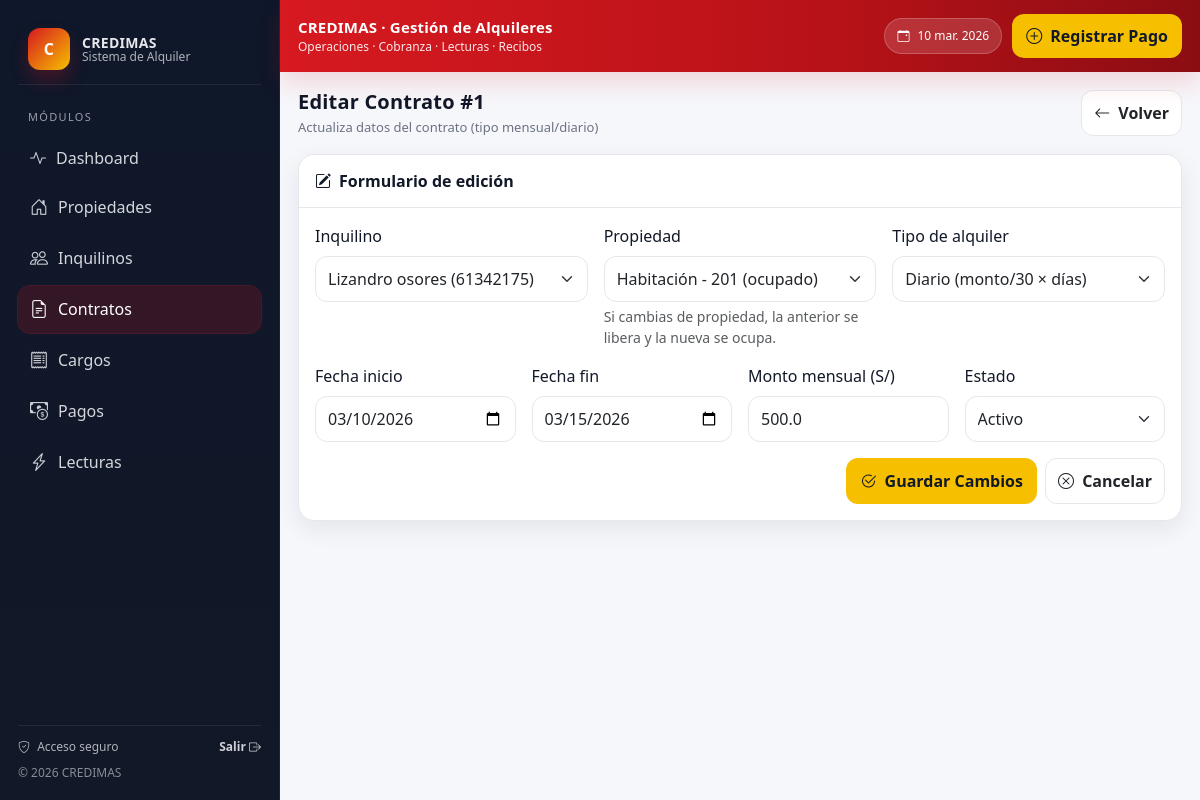
Page /contratos/1/editar on the committed database.
### models.py (models this page shows)
class Contrato(Base):
    __tablename__ = "contratos"
    id = Column(Integer, primary_key=True, index=True)
    propiedad_id = Column(Integer, ForeignKey("propiedades.id"))
    inquilino_id = Column(Integer, ForeignKey("inquilinos.id"))
    fecha_inicio = Column(Date, nullable=False)
    fecha_fin = Column(Date, nullable=False)
    monto_mensual = Column(Float, default=0.0)
    estado = Column(String, default="Activo")  # Activo/Inactivo
    tipo_alquiler = Column(String, default="mensual")
    propiedad = relationship("Propiedad", back_populates="contratos")
    inquilino = relationship("Inquilino", back_populates="contratos")
    cargos = relationship("Cargo", back_populates="contrato")
    pagos = relationship("Pago", back_populates="contrato")
    lecturas = relationship("Lectura", back_populates="contrato")

class Inquilino(Base):
    __tablename__ = "inquilinos"
    id = Column(Integer, primary_key=True, index=True)
    dni = Column(String, unique=True, index=True, nullable=False)
    nombre = Column(String, nullable=False)
    telefono = Column(String, default="")
    whatsapp = Column(String, default="")
    estado = Column(String, default="Activo")
    contratos = relationship("Contrato", back_populates="inquilino")

class Propiedad(Base):
    __tablename__ = "propiedades"
    id = Column(Integer, primary_key=True, index=True)
    tipo = Column(String, nullable=False)
    numero = Column(String, nullable=False)
    precio = Column(Float, default=0.0)
    estado = Column(String, default="libre")  # libre/ocupado
    contratos = relationship("Contrato", back_populates="propiedad")

### main.py (the view)
@app.get("/contratos/{contrato_id}/editar", response_class=HTMLResponse)
def contratos_editar(request: Request, contrato_id: int):
    db = SessionLocal()
    try:
        c = db.query(Contrato).options(
            joinedload(Contrato.propiedad),
            joinedload(Contrato.inquilino),
        ).filter(Contrato.id == contrato_id).first()
        if not c:
            raise HTTPException(404, "Contrato no encontrado")
        propiedades = db.query(Propiedad).order_by(Propiedad.id.desc()).all()
        inquilinos = db.query(Inquilino).order_by(Inquilino.id.desc()).all()
        return templates.TemplateResponse("contrato_editar.html", {
            "request": request,
            "c": c,
            "propiedades": propiedades,
            "inquilinos": inquilinos
        })
    finally:
        db.close()

### templates/contrato_editar.html (shortened to what this page needs)
{% extends "base.html" %}
{% block content %}
<div class="page-header">
  <div>
    <h1 class="page-title">Editar Contrato #{{ c.id }}</h1>
    <p class="page-subtitle">Actualiza datos del contrato (tipo mensual/diario)</p>
  </div>
  <div class="d-flex gap-2">
    <a class="btn btn-soft" href="/contratos"><i class="bi bi-arrow-left me-1"></i> Volver</a>
  </div>
</div>
<div class="card-pro">
  <div class="card-header">
    <i class="bi bi-pencil-square me-2"></i>Formulario de edición
  </div>
  <div class="card-body">
    <form class="row g-3" action="/contratos/{{c.id}}/actualizar" method="post">
      <div class="col-md-4">
        <label class="form-label">Inquilino</label>
        <select class="form-select" name="inquilino_id" required>
          {% for i in inquilinos %}
            <option value="{{i.id}}" {% if i.id==c.inquilino_id %}selected{% endif %}>
              {{i.nombre}} ({{i.dni}})
            </option>
          {% endfor %}
        </select>
      </div>
      <div class="col-md-4">
        <label class="form-label">Propiedad</label>
        <select class="form-select" name="propiedad_id" required>
          {% for p in propiedades %}
            <option value="{{p.id}}" {% if p.id==c.propiedad_id %}selected{% endif %}>
              {{p.tipo}} - {{p.numero}} ({{p.estado}})
            </option>
          {% endfor %}
        </select>
        <div class="form-text">Si cambias de propiedad, la anterior se libera y la nueva se ocupa.</div>
      </div>
      <div class="col-md-4">
        <label class="form-label">Tipo de alquiler</label>
        <select class="form-select" name="tipo_alquiler" required>
          <option value="diario" {% if c.tipo_alquiler == "diario" %}selected{% endif %}>Diario (monto/30 × días)</option>
        </select>
      </div>
      <div class="col-md-3">
        <label class="form-label">Fecha inicio</label>
        <input class="form-control" type="date" name="fecha_inicio" value="{{c.fecha_inicio}}" required>
      </div>
      <div class="col-md-3">
        <label class="form-label">Fecha fin</label>
        <input class="form-control" type="date" name="fecha_fin" value="{{c.fecha_fin}}" required>
      </div>
      <div class="col-md-3">
        <label class="form-label">Monto mensual (S/)</label>
        <input class="form-control" type="number" step="0.01" min="0" name="monto_mensual" value="{{c.monto_mensual}}" required>
      </div>
      <div class="col-md-3">
        <label class="form-label">Estado</label>
        <select class="form-select" name="estado" required>
          <option value="Activo" {% if c.estado=="Activo" %}selected{% endif %}>Activo</option>
        </select>
      </div>
      <div class="col-12 d-flex justify-content-end gap-2">
        <button class="btn btn-credimas" type="submit">
          <i class="bi bi-check2-circle me-1"></i> Guardar Cambios
        </button>
        <a class="btn btn-soft" href="/contratos"><i class="bi bi-x-circle me-1"></i> Cancelar</a>
      </div>
    </form>
  </div>
</div>
{% endblock %}

### templates/base.html (style rules this page uses)
:root { --credimas-red:#D71920; --credimas-red-dark:#B71218; --credimas-yellow:#F6C000; --credimas-white:#FFFFFF; --bg:#F6F7FB; --card:#FFFFFF; --text:#111827; --muted:#6B7280; --line:#E5E7EB; --shadow: 0 8px 24px rgba(17,24,39,.08); --radius: 16px; }
body { background: var(--bg); color: var(--text); font-family: system-ui, -apple-system, Segoe UI, Roboto, Arial, sans-serif; }
.btn-credimas { background: var(--credimas-yellow); color: #111827; border: 0; font-weight: 800; border-radius: 12px; padding: 10px 14px; }
.page-header { display:flex; align-items:flex-start; justify-content: space-between; gap: 14px; margin-bottom: 16px; }
.page-title { margin:0; font-weight: 900; letter-spacing: .2px; font-size: 20px; }
.page-subtitle { margin: 4px 0 0 0; color: var(--muted); font-size: 13px; }
.card-pro { background: var(--card); border: 1px solid var(--line); border-radius: var(--radius); box-shadow: var(--shadow); }
.card-pro .card-header { background: #fff; border-bottom: 1px solid var(--line); border-top-left-radius: var(--radius); border-top-right-radius: var(--radius); padding: 14px 16px; font-weight: 800; }
.card-pro .card-body { padding: 16px; }
.btn-soft { border-radius: 12px; border: 1px solid var(--line); background: #fff; font-weight: 800; padding: 10px 12px; }
.form-control, .form-select { border-radius: 12px; border: 1px solid var(--line); padding: 10px 12px; }

### rows in the picture
Contrato: id "1", inquilino_id "Lizandro osores (61342175)", propiedad_id "Habitación - 201 (ocupado)", tipo_alquiler "Diario (monto/30 × días)", fecha_inicio "03/10/2026", fecha_fin "03/15/2026", monto_mensual "500.0", estado "Activo"
